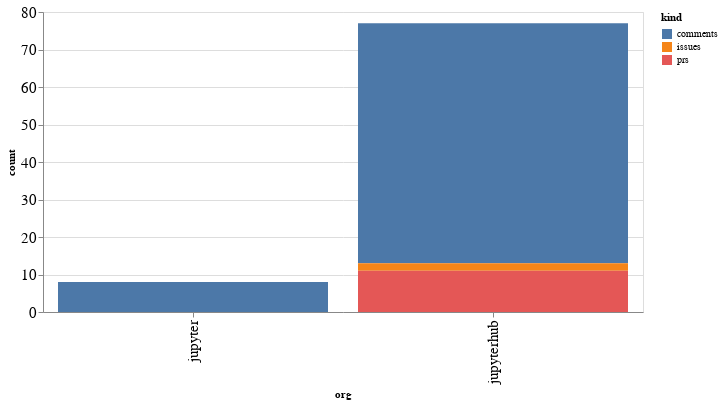

Here is the notebook cell this chart was saved with:
### Code cell
alt.Chart(org_summaries, width=600).mark_bar().encode(
    x='org',
    y='count',
    color='kind',
    tooltip="org"
)

### Figure 1 — Vega-Lite specification as saved in the notebook (floating-point values rounded to 4 significant figures)
{"config": {"axisLeft": {"labelFontSize": 15}, "axisBottom": {"labelFontSize": 15}}, "data": {"name": "data-e425c888367080260dfa53bb6a24bd0b"}, "mark": "bar", "encoding": {"color": {"type": "nominal", "field": "kind"}, "tooltip": {"type": "nominal", "field": "org"}, "x": {"type": "nominal", "field": "org"}, "y": {"type": "quantitative", "field": "count"}}, "width": 600, "$schema": "https://vega.github.io/schema/vega-lite/v4.8.1.json", "datasets": {"data-e425c888367080260dfa53bb6a24bd0b": [{"org": "jupyter", "kind": "comments", "count": 8}, {"org": "jupyterhub", "kind": "comments", "count": 64}, {"org": "jupyterhub", "kind": "issues", "count": 2}, {"org": "jupyterhub", "kind": "prs", "count": 11}]}}
